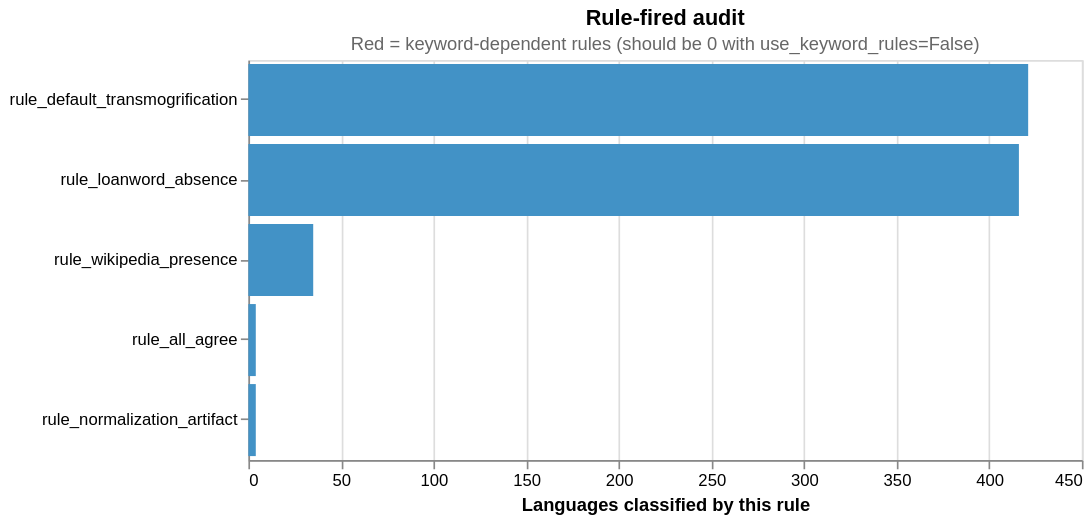

The code cell stored with this chart in its notebook:
### Markdown cell above
## 5.3 Rule Audit

The `rule_fired` column records which rule in the chain produced each verdict. With keyword rules disabled, `rule_sparse_coverage_absence` and `rule_convergent_absence` must show zero counts, confirming the classification rests entirely on string features and Wikipedia.

### Code cell
KEYWORD_RULES = {'rule_sparse_coverage_absence', 'rule_convergent_absence'}

rule_counts = result_df['rule_fired'].value_counts().reset_index()
rule_counts.columns = ['rule', 'n']
rule_counts['pct'] = (rule_counts['n'] / len(result_df) * 100).round(1)
rule_counts['is_keyword'] = rule_counts['rule'].isin(KEYWORD_RULES)

print('Rules that fired (keyword rules disabled — must be 0):')
for _, r in rule_counts.iterrows():
    flag = '  ← KEYWORD RULE (should be 0)' if r['is_keyword'] else ''
    print(f"  {r['rule']:<42} {r['n']:>4}  ({r['pct']:.1f}%){flag}")

alt.Chart(rule_counts).mark_bar().encode(
    x=alt.X('n:Q', title='Languages classified by this rule'),
    y=alt.Y('rule:N', sort='-x', title=None),
    color=alt.condition(
        alt.datum.is_keyword,
        alt.value('#de2d26'),
        alt.value('#4292c6'),
    ),
    tooltip=['rule:N', 'n:Q', alt.Tooltip('pct:Q', format='.1f', title='%')],
).properties(
    width=500, height=240,
    title=alt.TitleParams(
        'Rule-fired audit',
        subtitle='Red = keyword-dependent rules (should be 0 with use_keyword_rules=False)',
        subtitleColor='#666', subtitleFontSize=11,
    ),
)

### Figure 1 — Vega specification as saved in the notebook (floating-point values rounded to 4 significant figures)
{"$schema": "https://vega.github.io/schema/vega/v6.json", "data": [{"name": "source_0"}, {"name": "data_0", "values": [{"is_keyword": false, "n": 421, "n_end": 421.0, "n_start": 0.0, "pct": 47.8, "rule": "rule_default_transmogrification"}, {"is_keyword": false, "n": 416, "n_end": 416.0, "n_start": 0.0, "pct": 47.3, "rule": "rule_loanword_absence"}, {"is_keyword": false, "n": 35, "n_end": 35.0, "n_start": 0.0, "pct": 4.0, "rule": "rule_wikipedia_presence"}, {"is_keyword": false, "n": 4, "n_end": 4.0, "n_start": 0.0, "pct": 0.5, "rule": "rule_all_agree"}, {"is_keyword": false, "n": 4, "n_end": 4.0, "n_start": 0.0, "pct": 0.5, "rule": "rule_normalization_artifact"}]}, {"name": "source_0_y_domain_rule", "values": [{"rule": "rule_default_transmogrification", "sort_field": 421}, {"rule": "rule_loanword_absence", "sort_field": 416}, {"rule": "rule_wikipedia_presence", "sort_field": 35}, {"rule": "rule_all_agree", "sort_field": 4}, {"rule": "rule_normalization_artifact", "sort_field": 4}]}], "marks": [{"type": "rect", "name": "marks", "from": {"data": "data_0"}, "encode": {"update": {"x": {"field": "n_end", "scale": "x"}, "x2": {"field": "n_start", "scale": "x"}, "tooltip": {"signal": "{\"rule\": isValid(datum[\"rule\"]) ? datum[\"rule\"] : \"\"+datum[\"rule\"], \"n\": format(datum[\"n\"], \"\"), \"%\": format(datum[\"pct\"], \".1f\")}"}, "y": {"field": "rule", "scale": "y"}, "fill": [{"value": "#de2d26", "test": "datum.is_keyword"}, {"value": "#4292c6"}], "height": {"signal": "max(0.25, bandwidth('y'))"}}}, "style": ["bar"]}], "scales": [{"name": "x", "type": "linear", "domain": {"data": "data_0", "fields": ["n_start", "n_end"]}, "range": [0, {"signal": "width"}], "zero": true, "nice": true}, {"name": "y", "type": "band", "domain": {"data": "source_0_y_domain_rule", "field": "rule", "sort": {"op": "max", "field": "sort_field", "order": "descending"}}, "range": [0, {"signal": "height"}], "paddingOuter": 0.05, "paddingInner": 0.1}], "axes": [{"scale": "x", "gridScale": "y", "domain": false, "minExtent": 0, "tickCount": {"signal": "ceil(width/40)"}, "aria": false, "ticks": false, "zindex": 0, "labels": false, "grid": true, "maxExtent": 0, "orient": "bottom"}, {"scale": "x", "labelOverlap": true, "zindex": 0, "tickCount": {"signal": "ceil(width/40)"}, "labelFlush": true, "title": "Languages classified by this rule", "orient": "bottom", "grid": false}, {"scale": "y", "orient": "left", "zindex": 0, "grid": false}], "title": {"text": "Rule-fired audit", "frame": "group", "subtitle": "Red = keyword-dependent rules (should be 0 with use_keyword_rules=False)", "subtitleFontSize": 11, "subtitleColor": "#666"}, "padding": 5, "width": 500, "height": 240, "style": "cell", "background": "white"}
